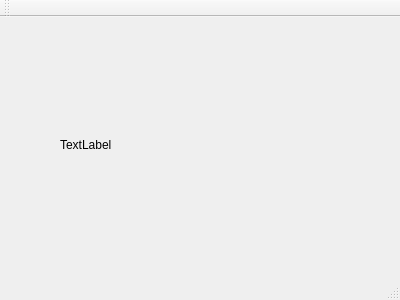
<?xml version="1.0" encoding="UTF-8"?>
<ui version="4.0">
 <class>SM_WndMain</class>
 <widget class="QMainWindow" name="SM_WndMain">
  <property name="geometry">
   <rect>
    <x>0</x>
    <y>0</y>
    <width>400</width>
    <height>300</height>
   </rect>
  </property>
  <property name="windowTitle">
   <string>SM_WndMain</string>
  </property>
  <widget class="QWidget" name="centralWidget">
   <widget class="QLabel" name="labXY">
    <property name="geometry">
     <rect>
      <x>60</x>
      <y>120</y>
      <width>141</width>
      <height>16</height>
     </rect>
    </property>
    <property name="text">
     <string>TextLabel</string>
    </property>
   </widget>
  </widget>
  <widget class="QMenuBar" name="menuBar">
   <property name="geometry">
    <rect>
     <x>0</x>
     <y>0</y>
     <width>400</width>
     <height>34</height>
    </rect>
   </property>
  </widget>
  <widget class="QToolBar" name="mainToolBar">
   <attribute name="toolBarArea">
    <enum>TopToolBarArea</enum>
   </attribute>
   <attribute name="toolBarBreak">
    <bool>false</bool>
   </attribute>
  </widget>
  <widget class="QStatusBar" name="statusBar"/>
 </widget>
 <layoutdefault spacing="6" margin="11"/>
 <resources/>
 <connections/>
</ui>
